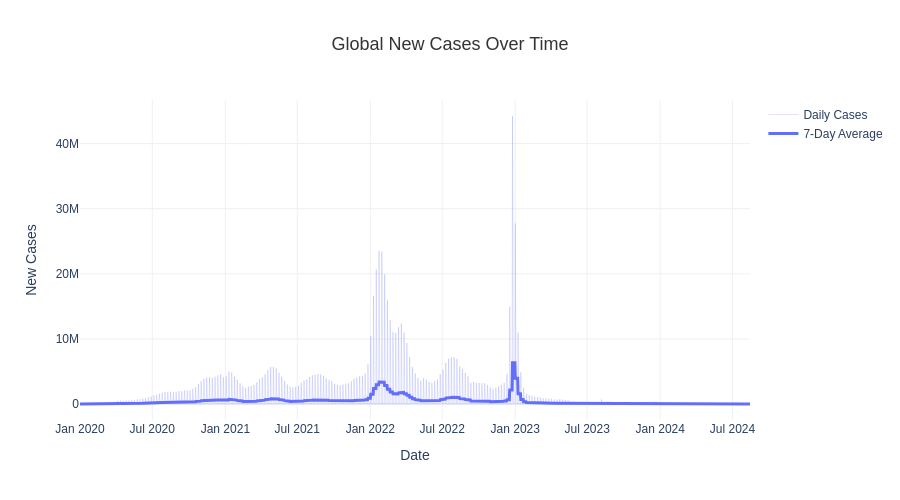

The notebook cell saved with this chart:
### Markdown cell above
## 10. Time-Series Analysis: Global New Cases Over Time

This chart shows the daily new COVID-19 cases reported worldwide. The smoothed line (7-day moving average) helps us see the overall trend more clearly by reducing day-to-day fluctuations.

### Code cell
fig_cases = go.Figure()

# Add raw cases data (lighter)
fig_cases.add_trace(go.Scatter(
    x=global_time_data['date'],
    y=global_time_data['new_cases'],
    name='Daily Cases',
    mode='lines',
    line=dict(color='rgba(99, 110, 250, 0.2)', width=1),
    hovertemplate='<b>Date:</b> %{x|%Y-%m-%d}<br><b>Daily Cases:</b> %{y:,.0f}<extra></extra>'
))

# Add 7-day moving average (bolder)
fig_cases.add_trace(go.Scatter(
    x=global_time_data['date'],
    y=global_time_data['new_cases_7day_ma'],
    name='7-Day Average',
    mode='lines',
    line=dict(color='rgb(99, 110, 250)', width=3),
    hovertemplate='<b>Date:</b> %{x|%Y-%m-%d}<br><b>7-Day Average:</b> %{y:,.0f}<extra></extra>'
))

fig_cases.update_layout(
    template="plotly_white",
    title={
        'text': 'Global New Cases Over Time',
        'x': 0.5,
        'xanchor': 'center',
        'font': {'size': 18, 'color': '#333333'}
    },
    xaxis_title='Date',
    yaxis_title='New Cases',
    font=dict(size=12, family="Arial"),
    hovermode="x unified",
    margin=dict(l=80, r=50, t=100, b=80),
    height=500,
    xaxis=dict(showgrid=True, gridwidth=1, gridcolor='#f0f0f0'),
    yaxis=dict(showgrid=True, gridwidth=1, gridcolor='#f0f0f0')
)

fig_cases.show()

# Save the chart
fig_cases.write_html(str(output_dir / "global_new_cases_over_time.html"))
print("✓ Saved: outputs/charts/global_new_cases_over_time.html")

### Figure 1 — Plotly figure (JSON) as saved in the notebook; plotly's stock layout.template omitted (floating-point values rounded to 4 significant figures; data arrays with more than 128 entries replaced by an {"elided": "..."} marker saying what was removed)
{"data": [{"hovertemplate": "<b>Date:</b> %{x|%Y-%m-%d}<br><b>Daily Cases:</b> %{y:,.0f}<extra></extra>", "line": {"color": "rgba(99, 110, 250, 0.2)", "width": 1}, "mode": "lines", "name": "Daily Cases", "type": "scatter", "x": {"elided": "1688 str values"}, "y": {"elided": "1688 float values"}}, {"hovertemplate": "<b>Date:</b> %{x|%Y-%m-%d}<br><b>7-Day Average:</b> %{y:,.0f}<extra></extra>", "line": {"color": "rgb(99, 110, 250)", "width": 3}, "mode": "lines", "name": "7-Day Average", "type": "scatter", "x": {"elided": "1688 str values"}, "y": {"elided": "1688 float values"}}], "layout": {"font": {"family": "Arial", "size": 12}, "height": 500, "hovermode": "x unified", "margin": {"b": 80, "l": 80, "r": 50, "t": 100}, "title": {"font": {"color": "#333333", "size": 18}, "text": "Global New Cases Over Time", "x": 0.5, "xanchor": "center"}, "xaxis": {"gridcolor": "#f0f0f0", "gridwidth": 1, "showgrid": true, "title": {"text": "Date"}}, "yaxis": {"gridcolor": "#f0f0f0", "gridwidth": 1, "showgrid": true, "title": {"text": "New Cases"}}}}
